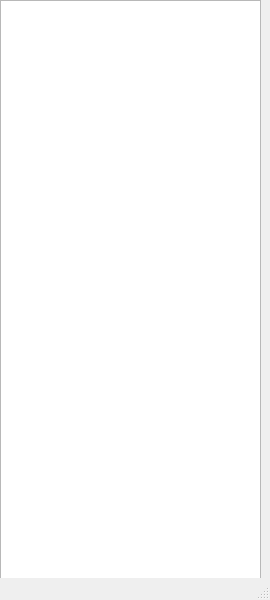
<?xml version="1.0" encoding="UTF-8"?>
<ui version="4.0">
 <class>AddNewFriend</class>
 <widget class="QMainWindow" name="AddNewFriend">
  <property name="geometry">
   <rect>
    <x>0</x>
    <y>0</y>
    <width>270</width>
    <height>600</height>
   </rect>
  </property>
  <property name="windowTitle">
   <string>Add New Friend</string>
  </property>
  <property name="windowIcon">
   <iconset theme="/home/maksim/Downloads/Ikons/Ikons/favicon.ico"/>
  </property>
  <widget class="QWidget" name="centralwidget">
   <widget class="QListWidget" name="list_all_users">
    <property name="geometry">
     <rect>
      <x>0</x>
      <y>0</y>
      <width>261</width>
      <height>581</height>
     </rect>
    </property>
   </widget>
  </widget>
  <widget class="QStatusBar" name="statusbar"/>
 </widget>
 <resources/>
 <connections/>
</ui>
